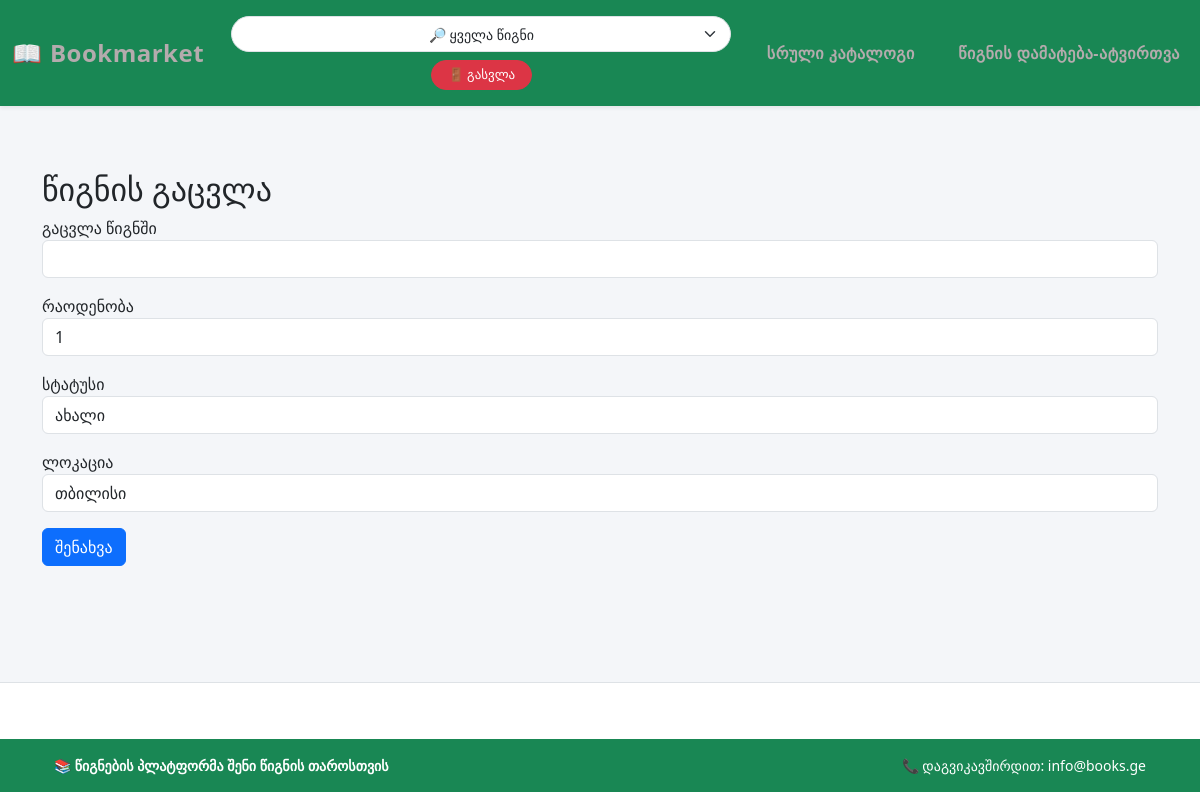
The page /exchange/1 (signed in) on the database its author committed.
### src/models/book.py (models this page shows)
class Book(BaseModel):
    __tablename__= "books"
    id= db.Column(db.Integer,primary_key=True)
    location = db.Column(db.String())
    title = db.Column(db.String())
    quantity = db.Column(db.Integer())
    status=db.Column(db.String())
    category = db.Column(db.String())
    img = db.Column(db.String())
    user_id = db.Column(db.Integer, db.ForeignKey('users.id'), nullable=False)
    is_completed = db.Column(db.String(), default="Completed")
    action_time = db.Column(db.DateTime,default = datetime.now)
    exchange_with = db.Column(db.String(255), nullable=True)

### src/views/book/routes.py (the view, shortened to what this page needs)
@book_bp.route("/exchange/<int:id>", methods=["GET", "POST"])
@login_required
def exchange(id):
    book = Book.query.get_or_404(id)
    if book.user_id != current_user.id:
        abort(403)
    form = BookForm(obj=book)
    return render_template("book/exchange.html", form=form, book=book)

### src/views/book/forms.py
class BookForm(FlaskForm):
    location = StringField("ქალაქი", validators=[DataRequired()])
    title = StringField("წიგნის სახელწოდება", validators=[DataRequired()])
    quantity = IntegerField("წიგნის რაოდენობა", validators=[DataRequired()])
    status = SelectField(
        "წიგნის მდგომარეობა",
        choices=[("new", "ახალი"), ("used", "გამოყენებული")],
        validators=[DataRequired()]
    )
    exchange_with = StringField("Exchange With")
    category = SelectField(
        "აირჩიეთ კატეგორია",
        choices=[
            ("buy", "შეძენა"),
            ("sell", "გაყიდვა"),
            ("gifting", "ჩუქება"),
            ("giveaway", "გაჩუქება"),
            ("exchange", "გაცვლა"),
            ("donation", "ქველმოქმედება"),
        ],
        validators=[DataRequired()]
    )
    img = FileField(
        "დაამატე სურათი",
        validators=[FileAllowed(['jpg', 'jpeg', 'png', 'webp'])]
    )
    submit = SubmitField("დამატება")

### src/__init__.py (called while the page is built)
def register_extentions(app):
    db.init_app(app)
    migrate.init_app(app,db)
    login_manager.init_app(app)
    login_manager.login_view = 'main.index'
    @login_manager.user_loader
    def load_user(user_id):
        return User.query.get(int(user_id))
    jwt.init_app(app)
    @jwt.user_lookup_loader
    def user_lookup_loader(jwt_header, jwt_data):
        user_id = jwt_data['sub']
        return User.query.get(user_id)
    admin.init_app(app)
    admin.add_view(UserView(User, db.session))
    admin.add_view(Bookview(Book, db.session))
    admin.add_link(MenuLink('Logout', url='/logout'))
    admin.add_link(MenuLink('Site', url='/'))

### src/templates/book/exchange.html (shortened to what this page needs)
{% extends "base.html" %}
{% block main %}
<div class="container my-5">
  <h2>წიგნის გაცვლა</h2>
  <form method="POST">
    <div class="mb-3">
      <label>გაცვლა წიგნში</label>
      {{ form.exchange_with(class="form-control") }}
    </div>
    <div class="mb-3">
      <label>რაოდენობა</label>
      {{ form.quantity(class="form-control") }}
    </div>
    <div class="mb-3">
      <label>სტატუსი</label>
      {{ form.status(class="form-control") }}
    </div>
    <div class="mb-3">
      <label>ლოკაცია</label>
      {{ form.location(class="form-control") }}
    </div>
    <button type="submit" class="btn btn-primary">
      შენახვა
    </button>
  </form>
</div>
{% endblock %}

### src/templates/base.html (style rules this page uses)
body { background-color: #f4f6f9; min-height: 100vh; }

### rows shown on the page
Book: quantity "1", status "ახალი", location "თბილისი"
